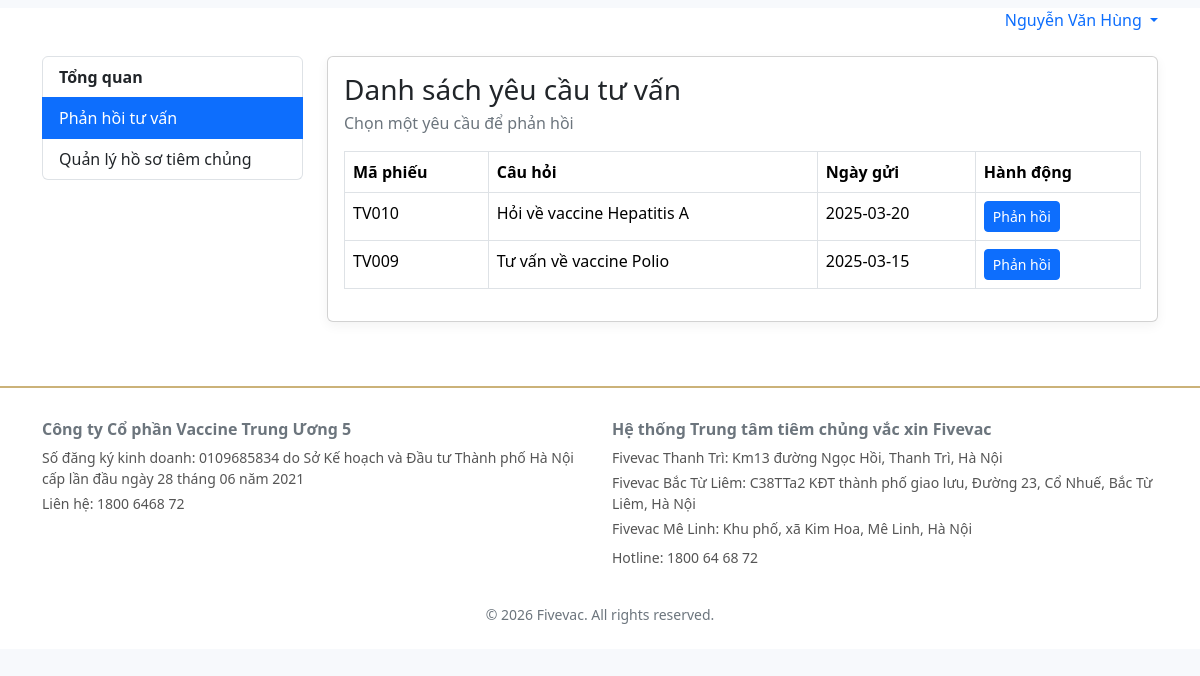
The page /consult/respond (signed in) on the database its author committed.
### tables this page shows
CREATE TABLE `phieutuvan` (
  `MaTuVan` varchar(50) NOT NULL,
  `MaTV` varchar(50) DEFAULT NULL,
  `MaBS` varchar(50) DEFAULT NULL,
  `NgayTao` date DEFAULT NULL,
  `NoiDungYeuCau` text DEFAULT NULL,
  `NgayPhanHoi` date DEFAULT NULL,
  `NoiDungPhanHoi` text DEFAULT NULL,
  `TrangThaiPhanHoi` enum('Chưa trả lời','Đã trả lời') DEFAULT NULL
);

### app/core/Controller.php (called while the page is built, shortened)
<?php
class Controller {
    public function view($view, $data = []){
        extract($data);
        require '../app/views/layout/header.php';
        require '../app/views/' . $view . '.php';
        require '../app/views/layout/footer.php';
    }
}

### app/controllers/ConsultController.php (called while the page is built, shortened)
<?php
class ConsultController extends Controller {
    public function respond($id = null) {
        $db = new Database();
        $consults = [];
        try {
            $db->query("SELECT MaTuVan, NoiDungYeuCau, NgayTao FROM phieutuvan WHERE TrangThaiPhanHoi = 'Chưa trả lời' ORDER BY NgayTao DESC");
            $rows = $db->resultSet();
            foreach ($rows as $row) {
                $desc = $row['NoiDungYeuCau'] ?? '';
                if (function_exists('mb_strimwidth')) {
                    $row['short'] = mb_strimwidth($desc, 0, 60, '...', 'UTF-8');
                } else {
                    $row['short'] = strlen($desc) > 60 ? substr($desc, 0, 57) . '...' : $desc;
                }
                $consults[] = $row;
            }
        } catch (Exception $e) {
            flash('error', 'Không thể tải danh sách yêu cầu tư vấn: ' . $e->getMessage());
        }
        $this->view('consult/respond', [
            'hide_navbar' => true,
            'title'       => 'Phản hồi tư vấn',
            'consults'    => $consults
        ]);
    }
}

### public/index.php (called while the page is built, shortened)
<?php
require_once __DIR__ . '/../app/core/Helpers.php';
require_once __DIR__ . '/../app/core/Database.php';
$path = trim($_GET['url'] ?? '', '/');
$parts = array_values(array_filter(explode('/', $path)));
$method = $parts[1] ?? 'index';
$params = array_slice($parts, 2);
$controller = new $controllerName();
call_user_func_array([$controller, $method], $params);

### app/core/Database.php (called while the page is built, shortened)
<?php
class Database {
    private $host = DB_HOST;
    private $user = DB_USER;
    private $pass = DB_PASS;
    private $dbname = DB_NAME;
    private $dbh;
    private $stmt;
    public function __construct() {
        $dsn = 'mysql:host=' . $this->host . ';dbname=' . $this->dbname . ';charset=utf8mb4';
        $options = [
            PDO::ATTR_PERSISTENT => false,
            PDO::ATTR_ERRMODE => PDO::ERRMODE_EXCEPTION,
            PDO::ATTR_DEFAULT_FETCH_MODE => PDO::FETCH_ASSOC,
        ];
        try { $this->dbh = new PDO($dsn, $this->user, $this->pass, $options); }
        catch(PDOException $e) { $this->error = $e->getMessage(); }
    }
    public function query($sql){ $this->stmt = $this->dbh->prepare($sql); }
    public function bind($param, $value, $type = null){
        if (is_null($type)) {
            switch (true) {
                default: $type = PDO::PARAM_STR;
            }
        }
        $this->stmt->bindValue($param, $value, $type);
    }
    public function execute(){ return $this->stmt->execute(); }
    public function resultSet(){ $this->execute(); return $this->stmt->fetchAll(); }
}

### app/core/Helpers.php (called while the page is built, shortened)
<?php
function base_url($path = '') {
    $base = rtrim(BASE_URL, '/');
    $trimmed = ltrim($path, '/');
    return $base . '/' . $trimmed;
}

### app/views/consult/respond.php (the view, shortened to what this page needs)
<?php
echo '<div class="row">';
include __DIR__ . '/../layout/staff_sidebar.php';
?>
<div class="col-lg-9">
  <?php if(isset($consult)): ?>
    <div class="card mb-3">
      <div class="card-body">
        <h3 class="card-title mb-1">Phản hồi phiếu tư vấn <?= htmlspecialchars($consult['MaTuVan']) ?></h3>
        <p class="text-secondary">Nội dung câu hỏi:</p>
        <p><?= nl2br(htmlspecialchars($consult['NoiDungYeuCau'])) ?></p>
        <?php verify_csrf(); ?>
        <form method="post" action="">
          <input type="hidden" name="ticket_id" value="<?= htmlspecialchars($consult['MaTuVan']) ?>">
          <div class="mb-3">
            <label class="form-label">Nội dung phản hồi</label>
            <textarea class="form-control" name="reply" rows="4" placeholder="Ít nhất 50 ký tự" required></textarea>
          </div>
          <button class="btn btn-primary">Gửi phản hồi</button>
          <?php csrf_field(); ?>
        </form>
      </div>
    </div>
  <?php elseif(isset($consults) && is_array($consults)): ?>
    <div class="card mb-3">
      <div class="card-body">
        <h3 class="card-title mb-1">Danh sách yêu cầu tư vấn</h3>
        <p class="text-secondary">Chọn một yêu cầu để phản hồi</p>
        <?php if(empty($consults)): ?>
          <p>Không có yêu cầu tư vấn nào chờ phản hồi.</p>
        <?php else: ?>
        <div class="table-responsive">
          <table class="table table-bordered">
            <thead>
              <tr>
                <th>Mã phiếu</th>
                <th>Câu hỏi</th>
                <th>Ngày gửi</th>
                <th>Hành động</th>
              </tr>
            </thead>
            <tbody>
            <?php foreach($consults as $item): ?>
              <tr>
                <td><?= htmlspecialchars($item['MaTuVan']) ?></td>
                <td><?= htmlspecialchars($item['short']) ?></td>
                <td><?= htmlspecialchars($item['NgayTao']) ?></td>
                <td><a class="btn btn-sm btn-primary" href="<?= base_url('consult/respond/' . urlencode($item['MaTuVan'])) ?>">Phản hồi</a></td>
              </tr>
            <?php endforeach; ?>
            </tbody>
          </table>
        </div>
        <?php endif; ?>
      </div>
    </div>
  <?php endif; ?>
</div>
<?php echo '</div>'; ?>

### public/assets/css/theme.css (style rules this page uses)
:root { --brand:#0d6efd; --brand-dark:#0b5ed7; --bg:#f7f9fc; }
html,body { margin:0;padding:0;background:var(--bg); }
.card { border-radius:1rem;box-shadow:0 .25rem .75rem rgba(0,0,0,.05) }

### rows shown on the page
phieutuvan: MaTuVan "TV010", NoiDungYeuCau "Hỏi về vaccine Hepatitis A", NgayTao "2025-03-20"
phieutuvan: MaTuVan "TV009", NoiDungYeuCau "Tư vấn về vaccine Polio", NgayTao "2025-03-15"

### other values the page prints
current_user_name() "Nguyễn Văn Hùng"
